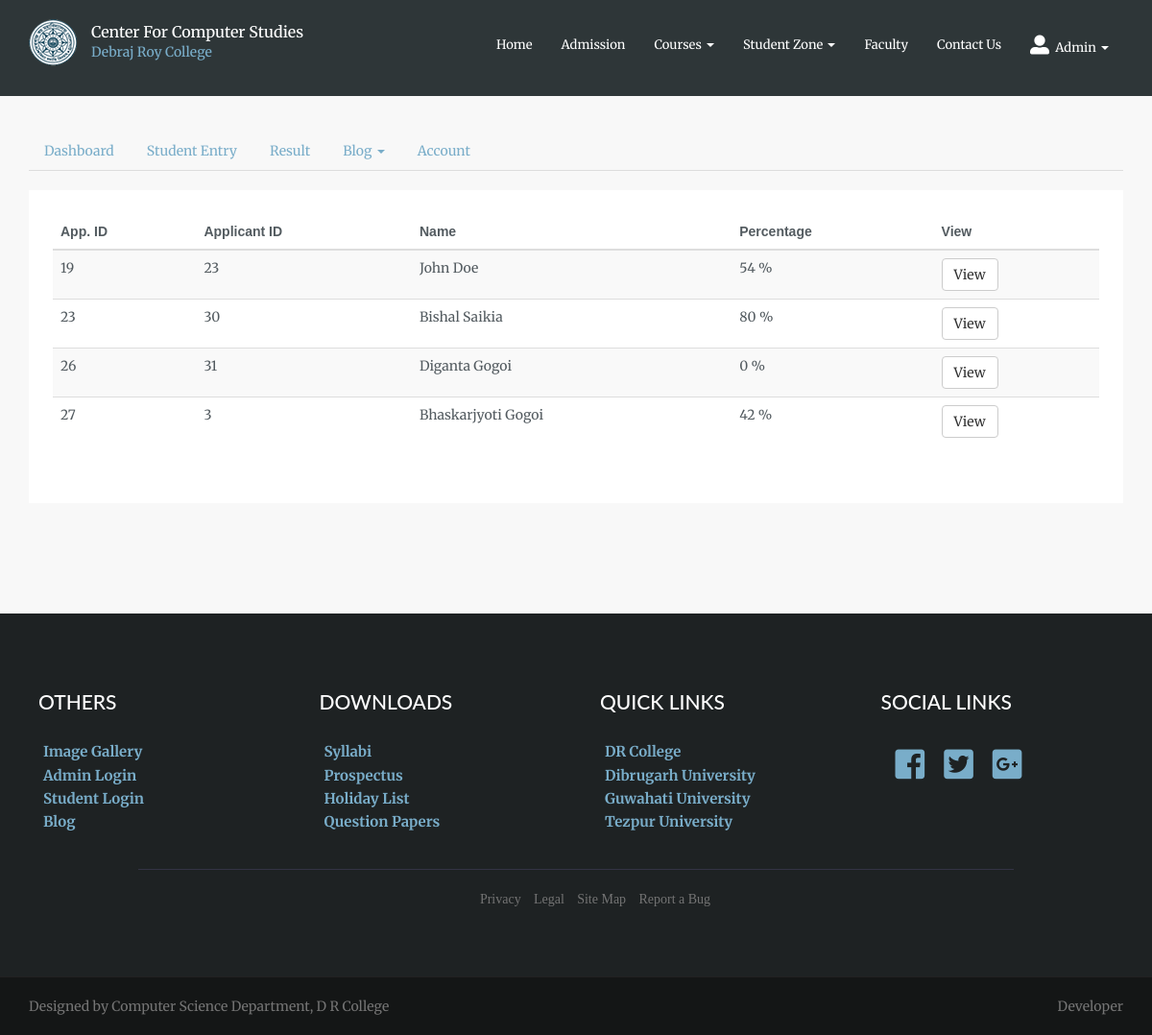
Page /admin/applications.php (signed in) on the committed database.
### tables this page shows
CREATE TABLE `application_status` (
  `application_status_id` int(11) NOT NULL,
  `applicant_id` int(11) NOT NULL,
  `application_id` int(11) NOT NULL,
  `firstname` varchar(128) NOT NULL,
  `lastname` varchar(128) NOT NULL,
  `percentage` int(3) NOT NULL,
  `application_status` varchar(15) NOT NULL,
  `submit_date` date NOT NULL,
  `verify_date` date NOT NULL,
  `rejected_reason` text NOT NULL
);

### admin/applications.php (the view, shortened to what this page needs)
<?php
	include($_SERVER['DOCUMENT_ROOT'].'/ccs-dr/includes/header.php');
?>
</head>
<body>
	<?php
		include($_SERVER['DOCUMENT_ROOT'].'/ccs-dr/includes/nav.php');
	?>
	<section class="application-view">
		<div class="container">
			<div class="row">
					<?php
					if(isset($_SESSION['a_id'])) {
						include($_SERVER['DOCUMENT_ROOT'].'/ccs-dr/includes/admin-navbar.php');
						$sql = "SELECT * FROM application_status WHERE application_status='Submitted'";
                        $result = $conn->query($sql);
                        if (mysqli_num_rows($result) > 0) {
	                    	echo "
	                    	<div class='col-lg-12 col-md-12 col-sm-12'>
								<div class='application-view-section'>
								<table class='table table-striped'>
									<thead>
										<tr>
											<th>App. ID</th>
											<th>Applicant ID</th>
											<th>Name</th>
											<th>Percentage</th>
											<th>View</th>
										</tr>
									</thead>
									<tbody>";
										while($row = mysqli_fetch_assoc($result)) {
											echo "<tr>";
				                        	echo "<td>$row[application_id]</td>";
				                        	echo "<td>$row[applicant_id]</td>";
				                        	echo "<td>$row[firstname] $row[lastname]</td>";
				                        	echo "<td>$row[percentage] %</td>";
				                        	echo "<td>
				                        			<form action='//localhost/ccs-dr/admin/view-application' method='POST'>
				                        				<button type='submit' class='btn btn-default' name='submit' value='$row[application_id]'>View</button>
				                        			</form>
				                        		</td>";
											echo "</tr>";
				                    	}
				                    	echo"
									 </tbody>
								 </table>
								</div>
							</div>";
						}
					} else {
						echo "
							<div class='col-lg-12 col-md-12 col-sm-12'>
								<div class='alert alert-danger alert-dismissable' style='width: 250px; margin: 0 auto;'>    <button type='button' class='close' data-dismiss='alert'        aria-hidden='true'>       &times;    </button> You are not logged in! </div>
								<h4 style='text-align: center; margin-top: 20px;'>
									Click <a href='///localhost/ccs-dr/admin/login'><span>here</span></a>
								to login.</h4>
							</div>";}
					?>
			</div>
		</div>
	</section>
	<?php
		include($_SERVER['DOCUMENT_ROOT'].'/ccs-dr/includes/footer.php');
	?>
</body>
</html>

### css/style.css (style rules this page uses)
html { height: 100%; }
body { font-family: Arial, 'Helvetica', sans-serif; font-size: 14px; color: #535b60; margin: 0px; padding: 0px; background-color: #f8f8f8; height: 100%; }
.courses .table th, td { font-family: 'Merriweather', sans-serif; }
.application-view { margin: 3% 0 5% 0; }
.application-view-section { background-color: #fff; margin: 0 auto; padding: 25px; padding-bottom: 40px; margin-bottom: 25px; }

### rows in the picture
application_status: application "19", applicant "23", firstname "John", lastname "Doe", percentage "54"
application_status: application "23", applicant "30", firstname "Bishal", lastname "Saikia", percentage "80"
application_status: application "26", applicant "31", firstname "Diganta", lastname "Gogoi", percentage "0"
application_status: application "27", applicant "3", firstname "Bhaskarjyoti", lastname "Gogoi", percentage "42"
